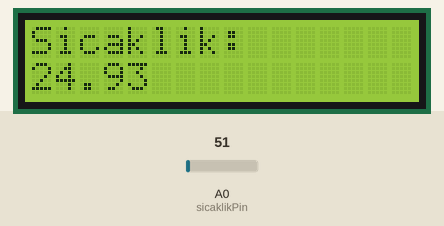
Bench run of a sketch on a simulated Arduino Uno, built with avr-gcc and run on an emulated ATmega328P. On the bench: 16×2 character LCD. Inputs (shaded band) come from the test bench; at power-on: A0 (sicaklikPin) = 51.

Above: at 1.2 s.
1.3 s: A0 (sicaklikPin) set to 61
At 2.8 s:
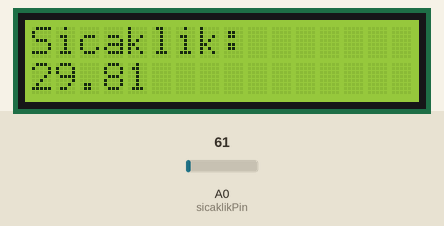
3.5 s: A0 (sicaklikPin) set to 71
At 4.6 s:
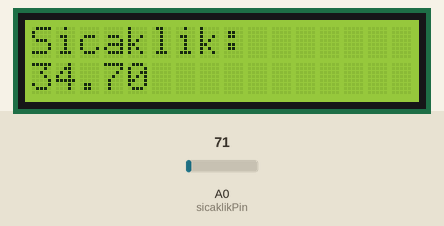
5.5 s: A0 (sicaklikPin) set to 86
At 7.5 s:
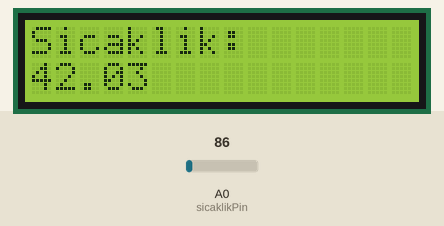
Timing chart, 0 to 9.0 s (numbered marks = the images above; inputs shaded):
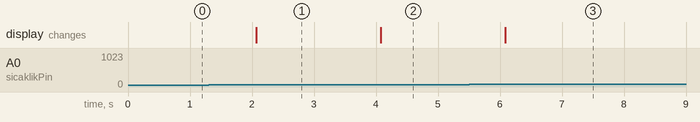

Measured:
- after the input at 1.3 s, the display: changes after 0.77 s (image 1)
- after the input at 3.5 s, the display: changes after 0.58 s (image 2)
- after the input at 5.5 s, the display: changes after 0.58 s (image 3)

The sketch:

LCDKullanimi6.ino
```cpp
/***************************************************************
 Arduino Kitabı - Coşkun Taşdemir
 Dikeyeksen Yayınları
 http://www.dikeyeksen.com/muhendislik/arduino.html

 Bölüm 10 - LCD Kullanımı

 LCD Ekran Kullanımı - Örnek 6

 LM35 sensörü ile sıcaklık ölçümü ve
 LCD ekranda görüntüleme
 Bu sensör derece başına 10 mV çıkış verir.
 20 ºC => için 20 * 10 mV = 200 mV
 LM35 çıkışı analog 0 girişine bağlı.
 Arduino ile LCD ekran arasındaki bağlantılar
 * LCD RS     ==> digital-12
 * LCD Enable ==> digital-11
 * LCD D4     ==> digital-5
 * LCD D5     ==> digital-4
 * LCD D6     ==> digital-3
 * LCD D7     ==> digital-2
 * LCD R/W    ==> toprak (GND)
 * 10K potansiyometre 0-5V bağlantı:
 * orta ucu LCD'nin V0 pinine(pin 3)
****************************************************************/

#include <LiquidCrystal.h>
//Değişkenleri tanımlıyoruz
float sicaklik;
float gerilim;
int sicaklikPin = 0;

// LCD bağlantılarımızı ile LCD'yi başlatıyoruz
LiquidCrystal lcd(12, 11, 5, 4, 3, 2);
void setup()
{
  Serial.begin(9600); //Seri haberleşmeyi başlat (9600 bps)
  // LCD’mizin başlangıç ayarı 16 karakter x 2 satır
  lcd.begin(16, 2);
}
void loop()
{
  gerilim = analogRead(sicaklikPin);              // Sensörden gelen değeri oku
  gerilim = (gerilim / 1023) * 5000; // mV cinsinden gerilimi buluyoruz
  sicaklik = gerilim / 10.0; // Gerilim değerini sıcaklığa çeviriyoruz

  lcd.setCursor(0,0);
  lcd.print("Sicaklik:");
  lcd.setCursor(0,1);
  lcd.print(sicaklik);
  delay(1000);                                 //Saniyede bir ölçüm gönderiyoruz
}
```
